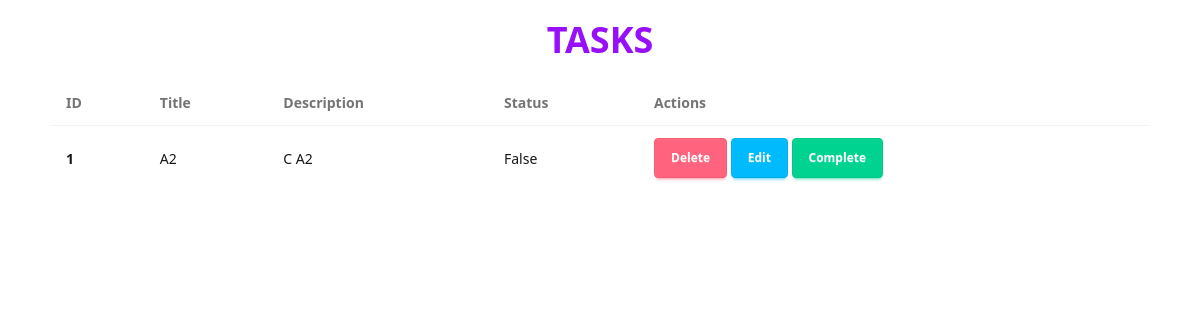
/show_tasks/, run on an earlier commit of the app's database.
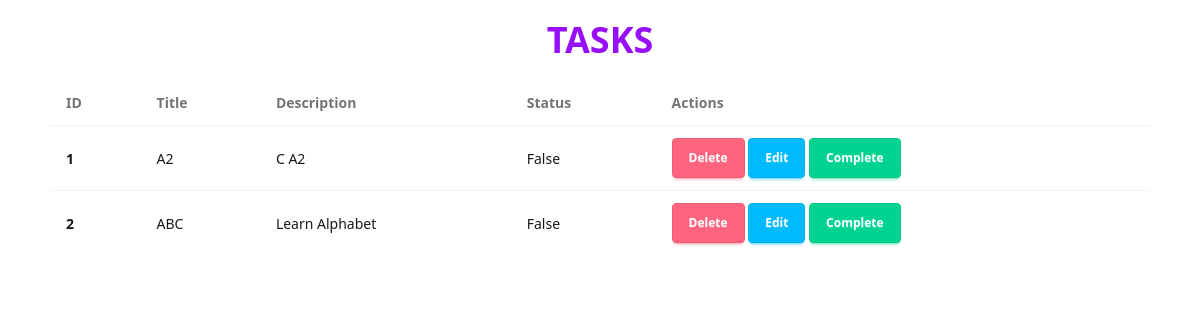
And on a later commit of the database.
### todo_app/models.py (models this page shows)
class TodoListModel(models.Model):
    id = models.IntegerField(primary_key=True)
    title = models.CharField(max_length=20)
    description = models.CharField(max_length=50)
    status = models.BooleanField(default=False)

### todo_app/views.py (the view)
# urls.py: path('show_tasks/', views.TodoListView.as_view(), name="show_tasks"),
class TodoListView(ListView):
    model = TodoListModel
    template_name = 'show_tasks.html'
    context_object_name = 'data'

### todo_app/templates/show_tasks.html
{% extends "base.html" %}
{% block body %}
<h1 class="text-4xl text-purple-600 font-bold my-5 text-center">TASKS</h1>
<div class="w-11/12 mx-auto">
    <div class="overflow-x-auto">
        <table class="table">
          <thead>
            <tr>
              <th>ID</th>
              <th>Title</th>
              <th>Description</th>
              <th>Status</th>
              <th>Actions</th>
            </tr>
          </thead>
          <tbody>
            {% for task in data %}
            <tr class="hover:bg-base-300">
                <th>{{task.id}}</th>
                <td>{{task.title}}</td>
                <td>{{task.description}}</td>
                <td>{{task.status}}</td>
                <td><a class="btn btn-error text-xs text-white" href="#">Delete</a> <a class="btn btn-info text-xs text-white" href="#">Edit</a> <a class="btn btn-success text-xs text-white" href="#">Complete</a> </td>
            </tr>
            {% endfor %}
          </tbody>
        </table>
    </div>
</div>
{% endblock %}

### todo_app/templates/base.html (shortened to what this page needs)
<!DOCTYPE html>
<html lang="en">
<head>
    <link href="https://cdn.jsdelivr.net/npm/daisyui@5" rel="stylesheet" type="text/css" />
    <script src="https://cdn.jsdelivr.net/npm/@tailwindcss/browser@4"></script>
</head>
<body>
    {% block body %}{% endblock %}
</body>
</html>

What changed in the data, as far as the page shows it:
added TodoListModel: id "2", title "ABC", description "Learn Alphabet", status "False"
